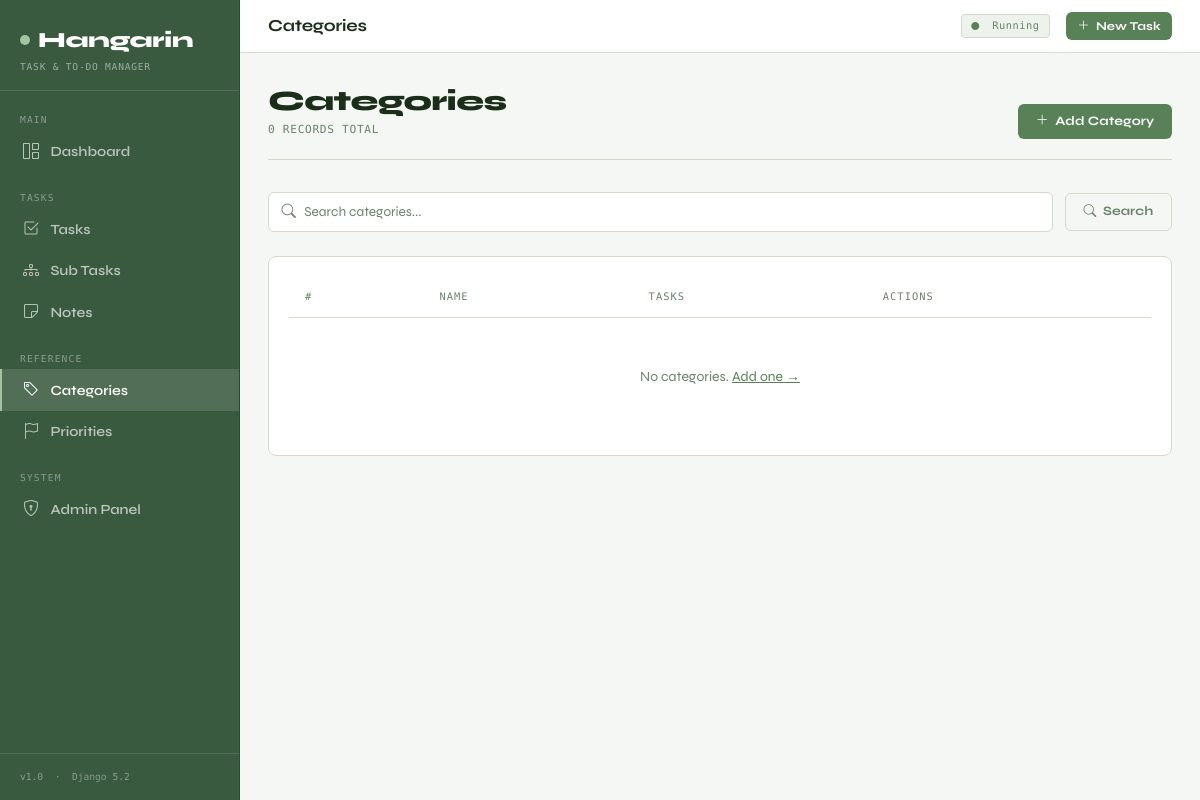
The page /categories/ on the database as committed earlier.
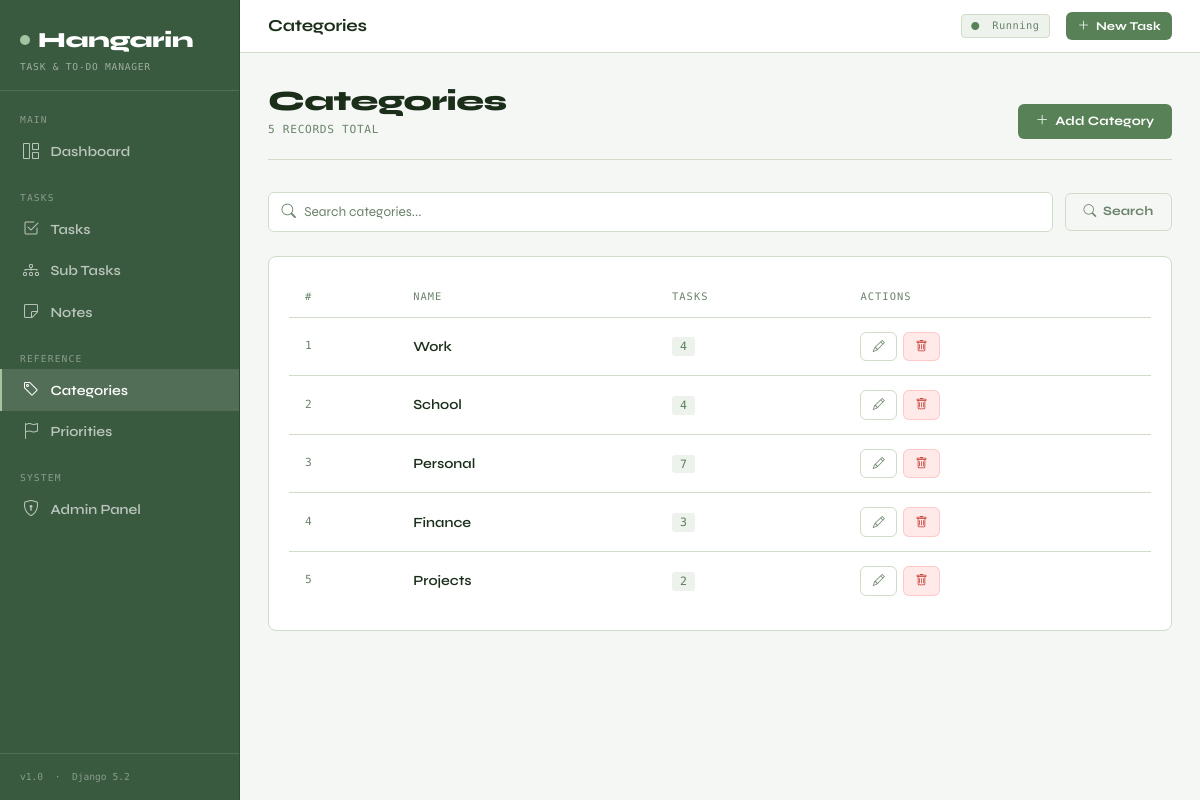
The same page on the database as committed later.
### taskapp/models.py (models this page shows, shortened)
class BaseModel(models.Model):
    created_at = models.DateTimeField(auto_now_add=True)
    updated_at = models.DateTimeField(auto_now=True)
    class Meta:
        abstract = True

class Category(BaseModel):
    name = models.CharField(max_length=100)
    class Meta:
        verbose_name = "Category"
        verbose_name_plural = "Categories"
        ordering = ["name"]

### taskapp/views.py (the view)
# urls.py: path("categories/", views.CategoryListView.as_view(), name="category-list"),
class CategoryListView(ListView):
    model = Category
    template_name = "taskapp/category_list.html"
    context_object_name = "categories"
    paginate_by = 10
    def get_queryset(self):
        qs = Category.objects.annotate(task_count=Count("tasks")).all()
        q = self.request.GET.get("q", "").strip()
        if q:
            qs = qs.filter(name__icontains=q)
        return qs
    def get_context_data(self, **kwargs):
        ctx = super().get_context_data(**kwargs)
        ctx["q"] = self.request.GET.get("q", "")
        return ctx

### templates/taskapp/category_list.html (shortened to what this page needs)
{% extends "base.html" %}
{% block topbar_title %}Categories{% endblock %}
{% block content %}
<div class="page-header fade-up">
  <div>
    <h1>Categories</h1>
    <div class="sub">{{ page_obj.paginator.count }} record{{ page_obj.paginator.count|pluralize }} total</div>
  </div>
  <a href="{% url 'category-add' %}" class="btn-hng btn-hng-primary"><i class="bi bi-plus-lg"></i> Add Category</a>
</div>
<form method="get" class="search-bar fade-up">
  <div class="search-input-wrap">
    <i class="bi bi-search"></i>
    <input type="text" name="q" value="{{ q }}" placeholder="Search categories..." class="hng-input" />
  </div>
  <button type="submit" class="btn-hng btn-hng-ghost"><i class="bi bi-search"></i> Search</button>
</form>
<div class="hng-card fade-up">
  <table class="hng-table">
    <thead>
      <tr>
        <th>#</th>
        <th>Name</th>
        <th>Tasks</th>
        <th>Actions</th>
      </tr>
    </thead>
    <tbody>
      {% for cat in categories %}
      <tr>
        <td style="font-family:var(--font-mono);font-size:.7rem;color:var(--muted);">{{ forloop.counter }}</td>
        <td style="font-weight:600;">{{ cat.name }}</td>
        <td>
          <span style="font-family:var(--font-mono);font-size:.72rem;background:var(--bg3);padding:.15rem .5rem;border-radius:3px;color:var(--accent);">
            {{ cat.task_count }}
          </span>
        </td>
        <td>
          <div style="display:flex;gap:.4rem;">
            <a href="{% url 'category-edit' cat.pk %}" class="btn-hng btn-hng-ghost btn-hng-sm"><i class="bi bi-pencil"></i></a>
            <a href="{% url 'category-delete' cat.pk %}" class="btn-hng btn-hng-danger btn-hng-sm"><i class="bi bi-trash"></i></a>
          </div>
        </td>
      </tr>
      {% empty %}
      <tr>
        <td colspan="4" style="text-align:center;padding:3rem;color:var(--muted);">
          No categories. <a href="{% url 'category-add' %}" style="color:var(--accent);">Add one →</a>
        </td>
      </tr>
      {% endfor %}
    </tbody>
  </table>
</div>
{% endblock %}

Rows that differ between the two databases and show on the page:
added Category: name "Work", task_count "4"
added Category: name "School", task_count "4"
added Category: name "Personal", task_count "7"
added Category: name "Finance", task_count "3"
added Category: name "Projects", task_count "2"
Other text that changed with them:
{{ page_obj.paginator.count }}: "0" → "5"
text no longer shown: "No categories. Add one →"
